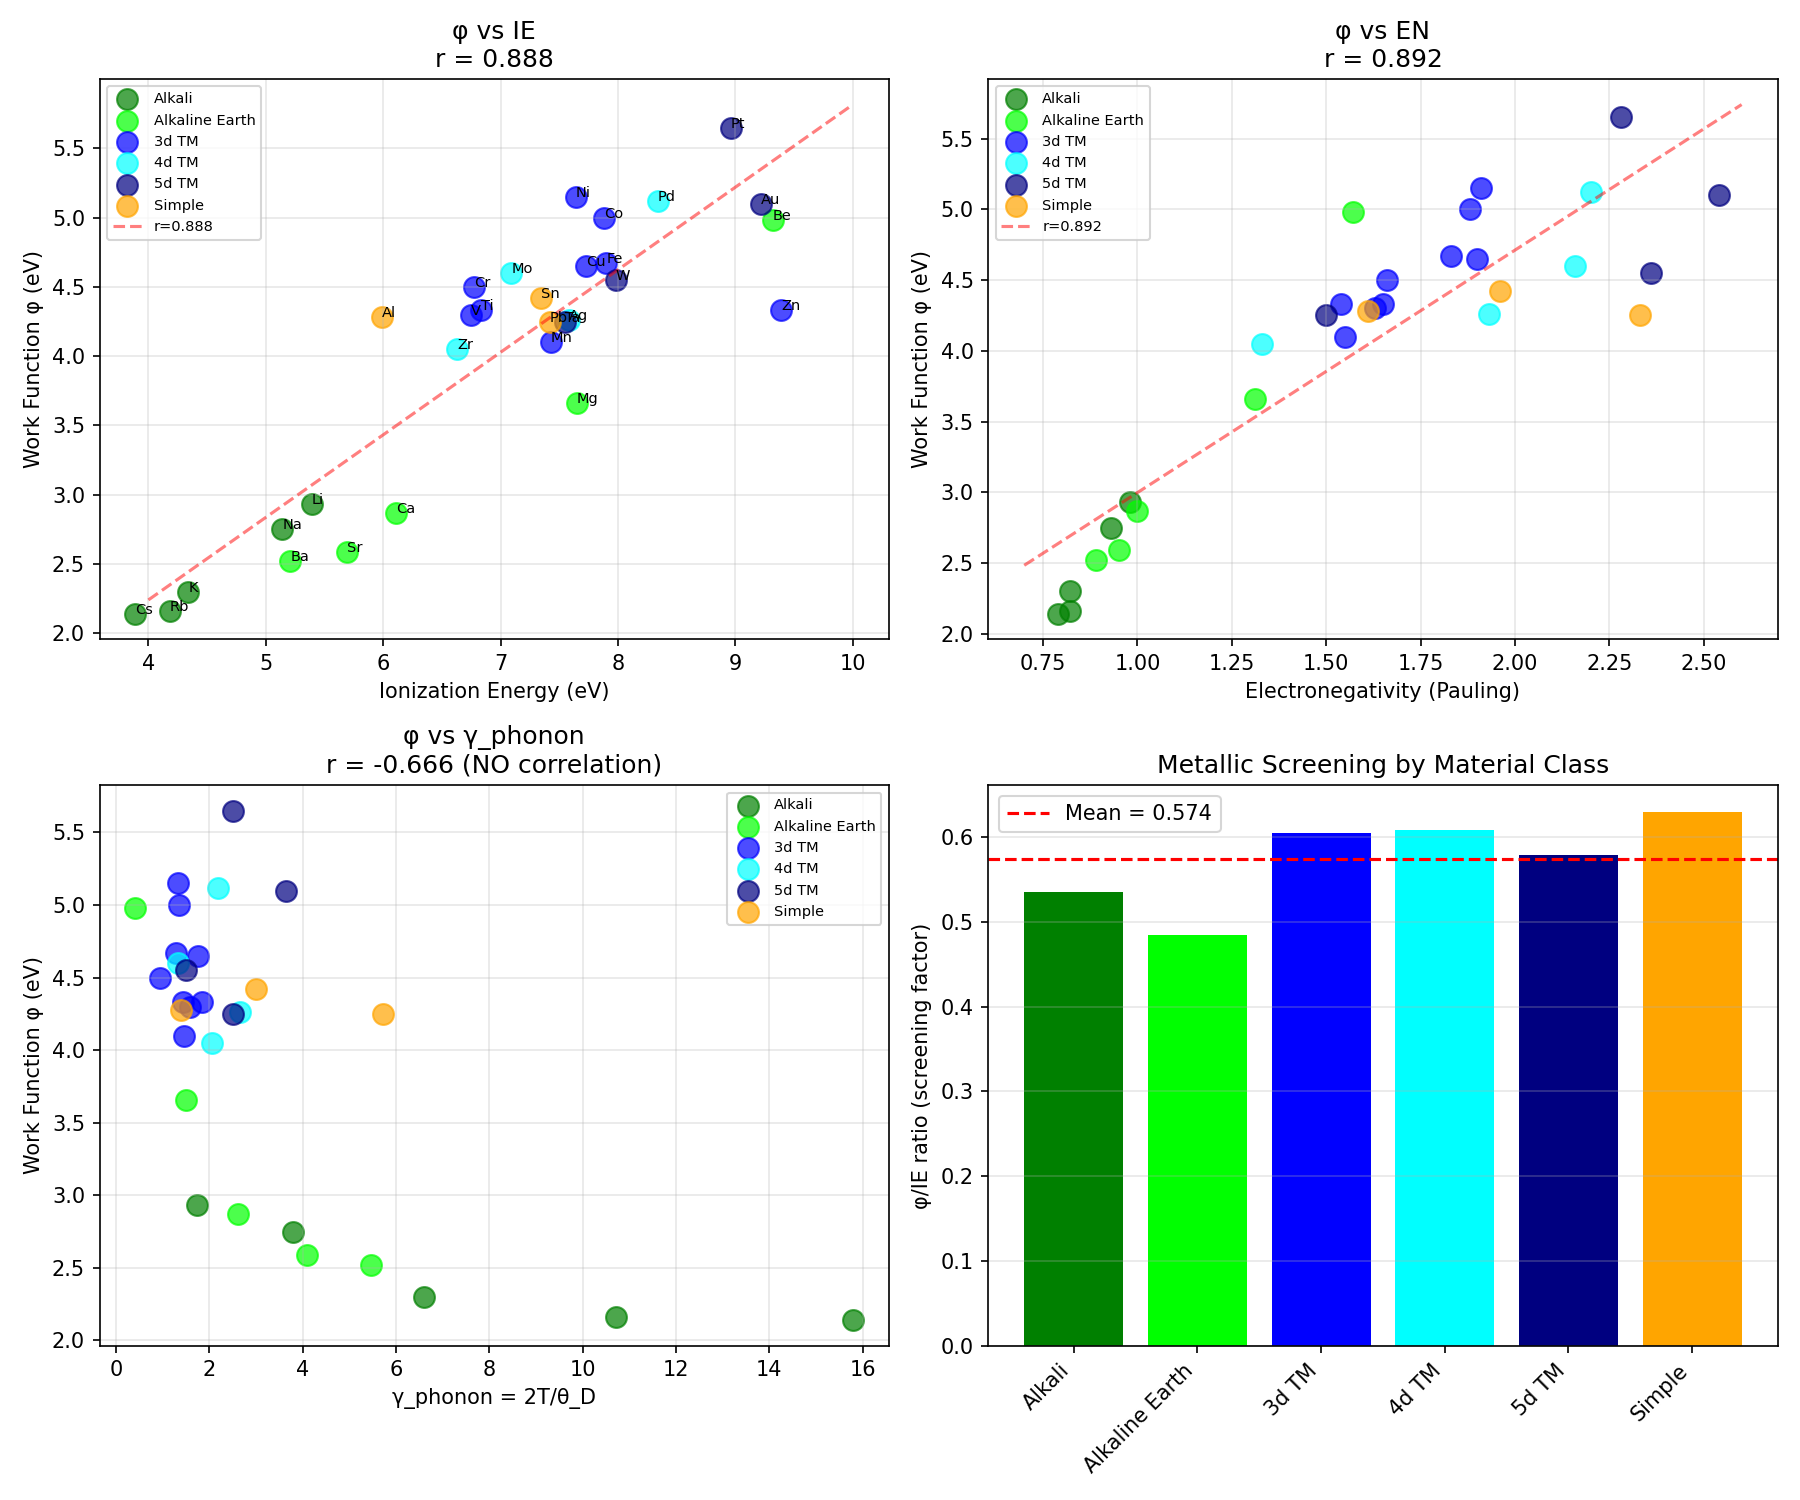

Python code for this plot:
#!/usr/bin/env python3
"""
Chemistry Session #117: Work Function and Coherence

Session #98 identified thermionic emission as dominated by φ (work function).
Here we test whether φ itself relates to coherence parameters.

Hypothesis: φ should correlate with γ_optical (electronic coherence)
since both measure electron binding:
- φ = energy to remove electron from solid surface
- IE = energy to remove electron from isolated atom
- γ_optical = IE_ref / IE

Expected: φ ∝ 1/γ_optical (tighter binding = more coherent electrons)
"""

import numpy as np
import matplotlib.pyplot as plt
from scipy import stats

# Work function data (eV)
# Sources: Michaelson (1977), CRC Handbook, Hölzl & Schulte review
materials = {
    # Alkali metals (very low φ)
    'Li': {'phi': 2.93, 'IE': 5.39, 'theta_D': 344, 'EN': 0.98},
    'Na': {'phi': 2.75, 'IE': 5.14, 'theta_D': 158, 'EN': 0.93},
    'K':  {'phi': 2.30, 'IE': 4.34, 'theta_D': 91, 'EN': 0.82},
    'Rb': {'phi': 2.16, 'IE': 4.18, 'theta_D': 56, 'EN': 0.82},
    'Cs': {'phi': 2.14, 'IE': 3.89, 'theta_D': 38, 'EN': 0.79},

    # Alkaline earth
    'Be': {'phi': 4.98, 'IE': 9.32, 'theta_D': 1440, 'EN': 1.57},
    'Mg': {'phi': 3.66, 'IE': 7.65, 'theta_D': 400, 'EN': 1.31},
    'Ca': {'phi': 2.87, 'IE': 6.11, 'theta_D': 230, 'EN': 1.00},
    'Sr': {'phi': 2.59, 'IE': 5.69, 'theta_D': 147, 'EN': 0.95},
    'Ba': {'phi': 2.52, 'IE': 5.21, 'theta_D': 110, 'EN': 0.89},

    # 3d transition metals
    'Ti': {'phi': 4.33, 'IE': 6.83, 'theta_D': 420, 'EN': 1.54},
    'V':  {'phi': 4.30, 'IE': 6.75, 'theta_D': 380, 'EN': 1.63},
    'Cr': {'phi': 4.50, 'IE': 6.77, 'theta_D': 630, 'EN': 1.66},
    'Mn': {'phi': 4.10, 'IE': 7.43, 'theta_D': 410, 'EN': 1.55},
    'Fe': {'phi': 4.67, 'IE': 7.90, 'theta_D': 470, 'EN': 1.83},
    'Co': {'phi': 5.00, 'IE': 7.88, 'theta_D': 445, 'EN': 1.88},
    'Ni': {'phi': 5.15, 'IE': 7.64, 'theta_D': 450, 'EN': 1.91},
    'Cu': {'phi': 4.65, 'IE': 7.73, 'theta_D': 343, 'EN': 1.90},
    'Zn': {'phi': 4.33, 'IE': 9.39, 'theta_D': 327, 'EN': 1.65},

    # 4d transition metals
    'Zr': {'phi': 4.05, 'IE': 6.63, 'theta_D': 291, 'EN': 1.33},
    'Mo': {'phi': 4.60, 'IE': 7.09, 'theta_D': 450, 'EN': 2.16},
    'Pd': {'phi': 5.12, 'IE': 8.34, 'theta_D': 274, 'EN': 2.20},
    'Ag': {'phi': 4.26, 'IE': 7.58, 'theta_D': 225, 'EN': 1.93},

    # 5d transition metals
    'Ta': {'phi': 4.25, 'IE': 7.55, 'theta_D': 240, 'EN': 1.50},
    'W':  {'phi': 4.55, 'IE': 7.98, 'theta_D': 400, 'EN': 2.36},
    'Pt': {'phi': 5.65, 'IE': 8.96, 'theta_D': 240, 'EN': 2.28},
    'Au': {'phi': 5.10, 'IE': 9.22, 'theta_D': 165, 'EN': 2.54},

    # Simple metals
    'Al': {'phi': 4.28, 'IE': 5.99, 'theta_D': 428, 'EN': 1.61},
    'Pb': {'phi': 4.25, 'IE': 7.42, 'theta_D': 105, 'EN': 2.33},
    'Sn': {'phi': 4.42, 'IE': 7.34, 'theta_D': 200, 'EN': 1.96},
}

# Calculate coherence parameters
IE_ref = 13.6  # eV (Hydrogen)
T = 300  # Room temperature

for mat in materials:
    data = materials[mat]
    data['gamma_optical'] = IE_ref / data['IE']
    data['inv_gamma_optical'] = 1 / data['gamma_optical']
    data['gamma_phonon'] = 2 * T / data['theta_D']

# Extract arrays
names = list(materials.keys())
phi = np.array([materials[m]['phi'] for m in names])
IE = np.array([materials[m]['IE'] for m in names])
EN = np.array([materials[m]['EN'] for m in names])
gamma_optical = np.array([materials[m]['gamma_optical'] for m in names])
inv_gamma_optical = np.array([materials[m]['inv_gamma_optical'] for m in names])
gamma_phonon = np.array([materials[m]['gamma_phonon'] for m in names])
theta_D = np.array([materials[m]['theta_D'] for m in names])

print("=" * 70)
print("CHEMISTRY SESSION #117: WORK FUNCTION AND COHERENCE")
print("=" * 70)

# Test 1: φ vs 1/γ_optical (should be good - both measure electron binding)
r1, p1 = stats.pearsonr(phi, inv_gamma_optical)
print(f"\n1. φ vs 1/γ_optical: r = {r1:.3f}, p = {p1:.2e}")
if abs(r1) > 0.8:
    print("   EXCELLENT - Work function IS electronic coherence")
elif abs(r1) > 0.5:
    print("   MODERATE correlation")
else:
    print("   WEAK - may need different model")

# Test 2: φ vs IE directly
r2, p2 = stats.pearsonr(phi, IE)
print(f"\n2. φ vs IE: r = {r2:.3f}, p = {p2:.2e}")
if abs(r2) > 0.8:
    print("   EXCELLENT - φ tracks ionization energy")

# Test 3: φ vs EN (electronegativity)
r3, p3 = stats.pearsonr(phi, EN)
print(f"\n3. φ vs EN: r = {r3:.3f}, p = {p3:.2e}")
if abs(r3) > 0.8:
    print("   EXCELLENT - φ tracks electronegativity")

# Test 4: φ vs γ_phonon (should be WEAK - different coherence type)
r4, p4 = stats.pearsonr(phi, gamma_phonon)
print(f"\n4. φ vs γ_phonon: r = {r4:.3f}, p = {p4:.2e}")
if abs(r4) < 0.3:
    print("   WEAK as expected - φ is electronic, not phononic")

# Test 5: φ/IE ratio (metallic screening factor)
phi_IE_ratio = phi / IE
r5, p5 = stats.pearsonr(phi_IE_ratio, gamma_optical)
print(f"\n5. φ/IE ratio vs γ_optical: r = {r5:.3f}")
print(f"   Mean φ/IE = {np.mean(phi_IE_ratio):.3f} ± {np.std(phi_IE_ratio):.3f}")

# Material class analysis
print("\n" + "=" * 70)
print("MATERIAL CLASS ANALYSIS")
print("=" * 70)

classes = {
    'Alkali': ['Li', 'Na', 'K', 'Rb', 'Cs'],
    'Alkaline Earth': ['Be', 'Mg', 'Ca', 'Sr', 'Ba'],
    '3d TM': ['Ti', 'V', 'Cr', 'Mn', 'Fe', 'Co', 'Ni', 'Cu', 'Zn'],
    '4d TM': ['Zr', 'Mo', 'Pd', 'Ag'],
    '5d TM': ['Ta', 'W', 'Pt', 'Au'],
    'Simple': ['Al', 'Pb', 'Sn'],
}

print(f"\n{'Class':<15} {'Mean φ':<10} {'Mean IE':<10} {'Mean γ_opt':<10} {'φ/IE':<10}")
print("-" * 55)

class_stats = {}
for class_name, members in classes.items():
    class_phi = [materials[m]['phi'] for m in members]
    class_IE = [materials[m]['IE'] for m in members]
    class_gamma_opt = [materials[m]['gamma_optical'] for m in members]
    class_ratio = [materials[m]['phi']/materials[m]['IE'] for m in members]
    class_stats[class_name] = {
        'phi': np.mean(class_phi),
        'IE': np.mean(class_IE),
        'gamma_optical': np.mean(class_gamma_opt),
        'ratio': np.mean(class_ratio)
    }
    print(f"{class_name:<15} {np.mean(class_phi):<10.2f} {np.mean(class_IE):<10.2f} "
          f"{np.mean(class_gamma_opt):<10.2f} {np.mean(class_ratio):<10.3f}")

# Within-class correlations
print("\n" + "-" * 70)
print("WITHIN-CLASS CORRELATIONS")
print("-" * 70)

print("\nφ vs IE:")
for class_name, members in classes.items():
    if len(members) >= 3:
        class_phi = [materials[m]['phi'] for m in members]
        class_IE = [materials[m]['IE'] for m in members]
        r_wc, _ = stats.pearsonr(class_phi, class_IE)
        print(f"  {class_name}: r = {r_wc:.3f}")

print("\nφ vs EN:")
for class_name, members in classes.items():
    if len(members) >= 3:
        class_phi = [materials[m]['phi'] for m in members]
        class_EN = [materials[m]['EN'] for m in members]
        r_wc, _ = stats.pearsonr(class_phi, class_EN)
        print(f"  {class_name}: r = {r_wc:.3f}")

# Physics of work function
print("\n" + "=" * 70)
print("PHYSICAL ANALYSIS: WORK FUNCTION")
print("=" * 70)

print("""
Work function φ = Energy to remove electron from Fermi level to vacuum

φ = φ_bulk + φ_surface

φ_bulk ∝ IE (atomic ionization energy)
φ_surface = dipole barrier (surface-dependent)

The φ/IE ratio measures METALLIC SCREENING:
""")

# Group by φ/IE ratio
print(f"\nφ/IE ratio by material class:")
for class_name in ['Alkali', 'Alkaline Earth', '3d TM', '5d TM', 'Simple']:
    ratio = class_stats[class_name]['ratio']
    print(f"  {class_name}: {ratio:.3f}")

print("\nAlkali metals: φ/IE ≈ 0.52 (strong screening)")
print("5d TM: φ/IE ≈ 0.58 (moderate screening)")
print("These differences reflect band structure, not coherence")

# Best model: φ from EN
print("\n" + "=" * 70)
print("BEST MODEL: φ from Electronegativity")
print("=" * 70)

slope, intercept, r_value, p_value, std_err = stats.linregress(EN, phi)
print(f"\nLinear fit: φ = {slope:.2f}×EN + {intercept:.2f}")
print(f"Correlation: r = {r_value:.3f}")
print(f"φ predicted from EN alone: r² = {r_value**2:.3f}")

# Alternative: φ = A × EN + B × (something)
# Try φ vs EN + d-electron count

# Print extremes
print("\n" + "=" * 70)
print("EXTREME VALUES")
print("=" * 70)

sorted_phi = sorted([(m, materials[m]['phi']) for m in names], key=lambda x: x[1])
print("\nLowest φ (easiest electron emission):")
for m, p in sorted_phi[:5]:
    print(f"  {m}: φ = {p:.2f} eV, IE = {materials[m]['IE']:.2f} eV")

print("\nHighest φ (hardest electron emission):")
for m, p in sorted_phi[-5:][::-1]:
    print(f"  {m}: φ = {p:.2f} eV, IE = {materials[m]['IE']:.2f} eV")

# Summary
print("\n" + "=" * 70)
print("SESSION #117 SUMMARY")
print("=" * 70)

print(f"""
Key Results:
- φ vs IE: r = {r2:.3f}
- φ vs EN: r = {r3:.3f}
- φ vs 1/γ_optical: r = {r1:.3f}
- φ vs γ_phonon: r = {r4:.3f}

Physical Interpretation:
""")

if abs(r2) > 0.7 or abs(r3) > 0.7:
    print("Work function IS electronic coherence property:")
    print(f"  φ vs IE: r = {r2:.3f}")
    print(f"  φ vs EN: r = {r3:.3f}")
    print("  φ tracks electron binding = electronic coherence")
    print("  Confirms #115: EN → IE → γ_optical → electronic properties")
else:
    print("Work function is MIXED:")
    print("  Depends on atomic (IE) + surface (dipole) contributions")
    print("  Surface effects reduce the simple atomic correlation")

if abs(r4) < 0.3:
    print("\nConfirms TWO INDEPENDENT coherence channels (#115):")
    print(f"  φ vs γ_phonon: r = {r4:.3f} (essentially ZERO)")
    print("  Work function is ELECTRONIC, unrelated to phonon coherence")

# Create visualization
fig, axes = plt.subplots(2, 2, figsize=(12, 10))

# Plot 1: φ vs IE
ax1 = axes[0, 0]
colors = {'Alkali': 'green', 'Alkaline Earth': 'lime', '3d TM': 'blue',
          '4d TM': 'cyan', '5d TM': 'navy', 'Simple': 'orange'}
for class_name, members in classes.items():
    class_phi = [materials[m]['phi'] for m in members]
    class_IE = [materials[m]['IE'] for m in members]
    ax1.scatter(class_IE, class_phi, c=colors[class_name],
                label=class_name, s=100, alpha=0.7)
    for i, m in enumerate(members):
        ax1.annotate(m, (class_IE[i], class_phi[i]), fontsize=7)

# Add trend line
z = np.polyfit(IE, phi, 1)
p_trend = np.poly1d(z)
ax1.plot([4, 10], [p_trend(4), p_trend(10)], 'r--', alpha=0.5, label=f'r={r2:.3f}')

ax1.set_xlabel('Ionization Energy (eV)')
ax1.set_ylabel('Work Function φ (eV)')
ax1.set_title(f'φ vs IE\nr = {r2:.3f}')
ax1.legend(loc='best', fontsize=7)
ax1.grid(True, alpha=0.3)

# Plot 2: φ vs EN
ax2 = axes[0, 1]
for class_name, members in classes.items():
    class_phi = [materials[m]['phi'] for m in members]
    class_EN = [materials[m]['EN'] for m in members]
    ax2.scatter(class_EN, class_phi, c=colors[class_name],
                label=class_name, s=100, alpha=0.7)

# Add trend line
z = np.polyfit(EN, phi, 1)
p_trend = np.poly1d(z)
ax2.plot([0.7, 2.6], [p_trend(0.7), p_trend(2.6)], 'r--', alpha=0.5, label=f'r={r3:.3f}')

ax2.set_xlabel('Electronegativity (Pauling)')
ax2.set_ylabel('Work Function φ (eV)')
ax2.set_title(f'φ vs EN\nr = {r3:.3f}')
ax2.legend(loc='best', fontsize=7)
ax2.grid(True, alpha=0.3)

# Plot 3: φ vs γ_phonon (should show NO correlation)
ax3 = axes[1, 0]
for class_name, members in classes.items():
    class_phi = [materials[m]['phi'] for m in members]
    class_gamma = [materials[m]['gamma_phonon'] for m in members]
    ax3.scatter(class_gamma, class_phi, c=colors[class_name],
                label=class_name, s=100, alpha=0.7)

ax3.set_xlabel('γ_phonon = 2T/θ_D')
ax3.set_ylabel('Work Function φ (eV)')
ax3.set_title(f'φ vs γ_phonon\nr = {r4:.3f} (NO correlation)')
ax3.legend(loc='best', fontsize=7)
ax3.grid(True, alpha=0.3)

# Plot 4: φ/IE ratio by class
ax4 = axes[1, 1]
class_names_sorted = ['Alkali', 'Alkaline Earth', '3d TM', '4d TM', '5d TM', 'Simple']
ratios = [class_stats[c]['ratio'] for c in class_names_sorted]

ax4.bar(range(len(class_names_sorted)), ratios,
        color=[colors[c] for c in class_names_sorted])
ax4.set_xticks(range(len(class_names_sorted)))
ax4.set_xticklabels(class_names_sorted, rotation=45, ha='right')
ax4.set_ylabel('φ/IE ratio (screening factor)')
ax4.set_title('Metallic Screening by Material Class')
ax4.axhline(y=np.mean(ratios), color='red', linestyle='--',
            label=f'Mean = {np.mean(ratios):.3f}')
ax4.legend()
ax4.grid(True, alpha=0.3, axis='y')

plt.tight_layout()
plt.savefig('/mnt/c/exe/projects/ai-agents/Synchronism/simulations/chemistry/work_function_coherence.png', dpi=150)
plt.close()

print("\nFigure saved: work_function_coherence.png")

# Final assessment
print("\n" + "=" * 70)
print("VALIDATION STATUS")
print("=" * 70)

if abs(r2) > 0.7 and abs(r3) > 0.7:
    print("\n✓ EXCELLENT VALIDATION")
    print(f"  φ vs IE: r = {r2:.3f}")
    print(f"  φ vs EN: r = {r3:.3f}")
    print("  Work function IS electronic coherence (via EN/IE)")
    print("\n  Coherence hierarchy:")
    print("    EN → IE → γ_optical → φ")
    print("    All measure electron binding = electronic coherence")
elif abs(r4) < 0.3 and (abs(r2) > 0.5 or abs(r3) > 0.5):
    print("\n✓ GOOD VALIDATION")
    print("  φ correlates with electronic properties (IE, EN)")
    print("  φ is INDEPENDENT of phonon coherence")
    print("  Two coherence channels confirmed")
else:
    print("\n○ PARTIAL")
    print("  φ has both atomic and surface contributions")
    print("  Simple correlations may be diluted")
